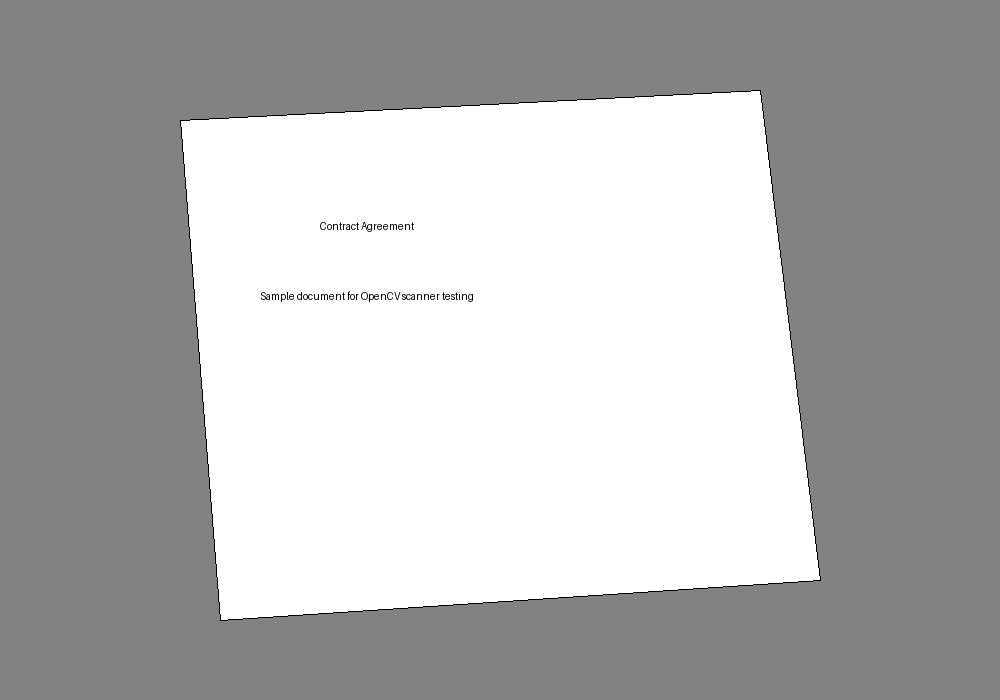
#> input picture 03_Document_Scanner_Enhanced/input_images/contract_01.png, 1000 x 700 px; its folder holds 4 pictures in this run
$ python main.py   (older library calls are emulated)
#> lines starting #> are read from the running program, lines starting #| are printed output that depends on the picture; after the words box and inside, x2 and y2 are one past the last pixel; in counts of white or black regions, pixels touching at a corner belong together
### 03_Document_Scanner_Enhanced/utils/scanner.py

import cv2
from pathlib import Path
from utils.document_analyzer import analyze
from utils.logger import write_report


def scan_documents():
    input_dir=Path('input_images')
    debug_dir=Path('output/debug_images')
    scan_dir=Path('output/scanned_docs')

    debug_dir.mkdir(parents=True,exist_ok=True)
    scan_dir.mkdir(parents=True,exist_ok=True)

    report=[]

    for image_path in input_dir.glob('*.png'):
        img=cv2.imread(str(image_path))
#> img is the input picture: shape (700, 1000, 3); min 0, max 255, mean 181.6
        gray=cv2.cvtColor(img,cv2.COLOR_BGR2GRAY)
        blur=cv2.GaussianBlur(gray,(5,5),0)
        edges=cv2.Canny(blur,75,200)
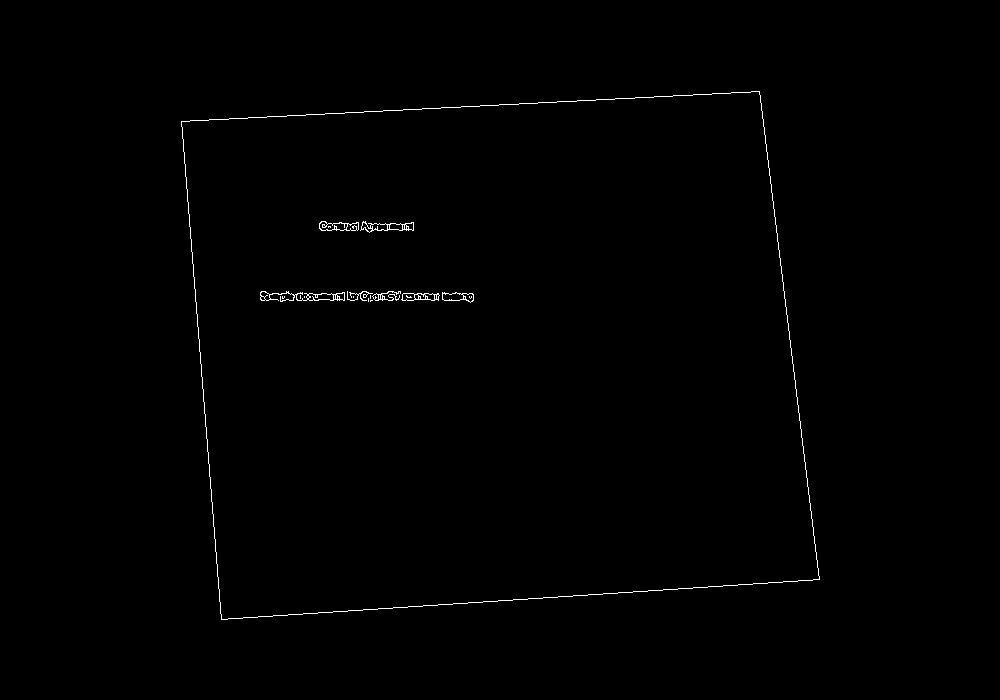
#> edges: shape (700, 1000); 0.46% white in thin lines or dots, all inside (x1, y1, x2, y2) = (181, 91, 820, 620)

        cv2.imwrite(str(debug_dir/f'{image_path.stem}_gray.png'),gray)
        cv2.imwrite(str(debug_dir/f'{image_path.stem}_edges.png'),edges)
        cv2.imwrite(str(scan_dir/f'{image_path.stem}_scan.png'),edges)

        blur_score, brightness, status = analyze(gray)
#> in analyze, `blur=cv2.Laplacian(gray,cv2.CV_64F).var()`: blur = 1222.3
#> in analyze, `brightness=float(np.mean(gray))`: brightness = 181.6
#> blur_score = 1222.3; brightness = 181.6; status = 'GOOD'

        report.append({
            'file':image_path.name,
            'brightness':round(brightness,2),
            'blur_score':round(blur_score,2),
            'status':status
        })

        print(f'Processed {image_path.name}')
#> pass 2 of the loop in scan_documents, `for image_path in input_dir.glob('*.png'):`:
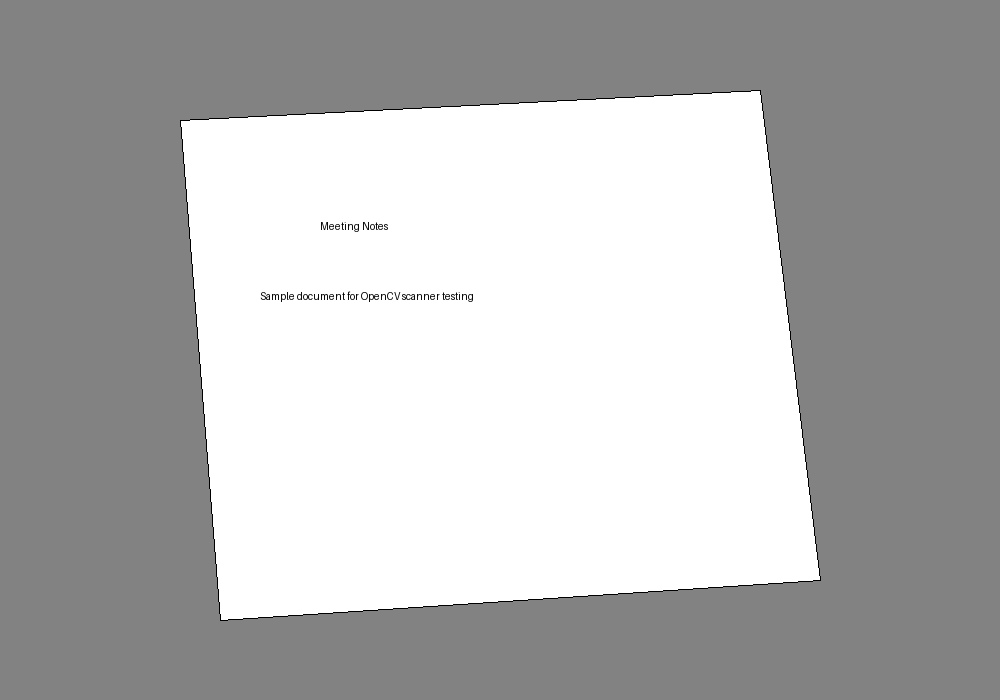
#> input picture 03_Document_Scanner_Enhanced/input_images/document_01.png, 1000 x 700 px
#> in scan_documents, img is the input picture: shape (700, 1000, 3); min 0, max 255, mean 181.6
#> in scan_documents, `edges=cv2.Canny(blur,75,200)`:
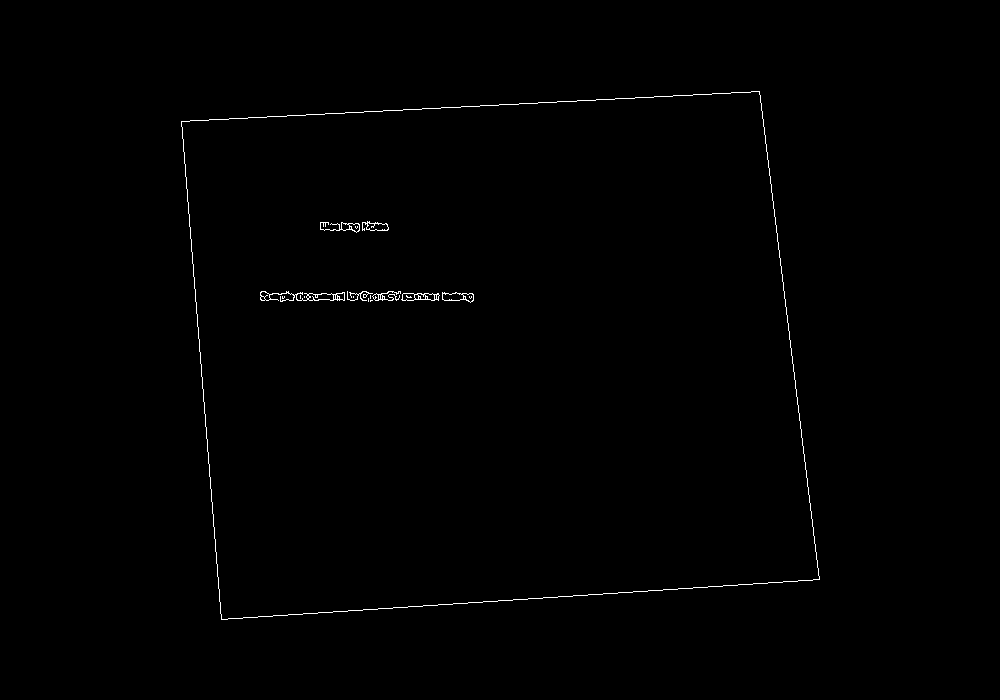
#> edges: shape (700, 1000); 0.44% white in thin lines or dots, all inside (x1, y1, x2, y2) = (181, 91, 820, 620)
#> blur_score = 1203.4
#> pass 3 of the loop in scan_documents, `for image_path in input_dir.glob('*.png'):`:
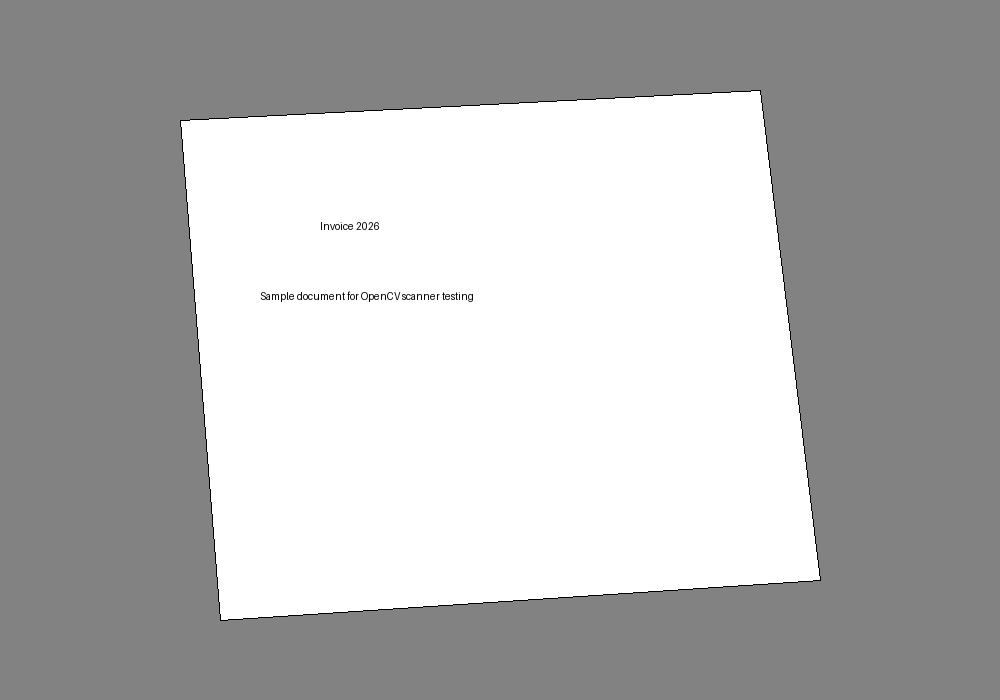
#> input picture 03_Document_Scanner_Enhanced/input_images/document_02.png, 1000 x 700 px
#> in scan_documents, img is the input picture: shape (700, 1000, 3); min 0, max 255, mean 181.6
#> in scan_documents, `edges=cv2.Canny(blur,75,200)`:
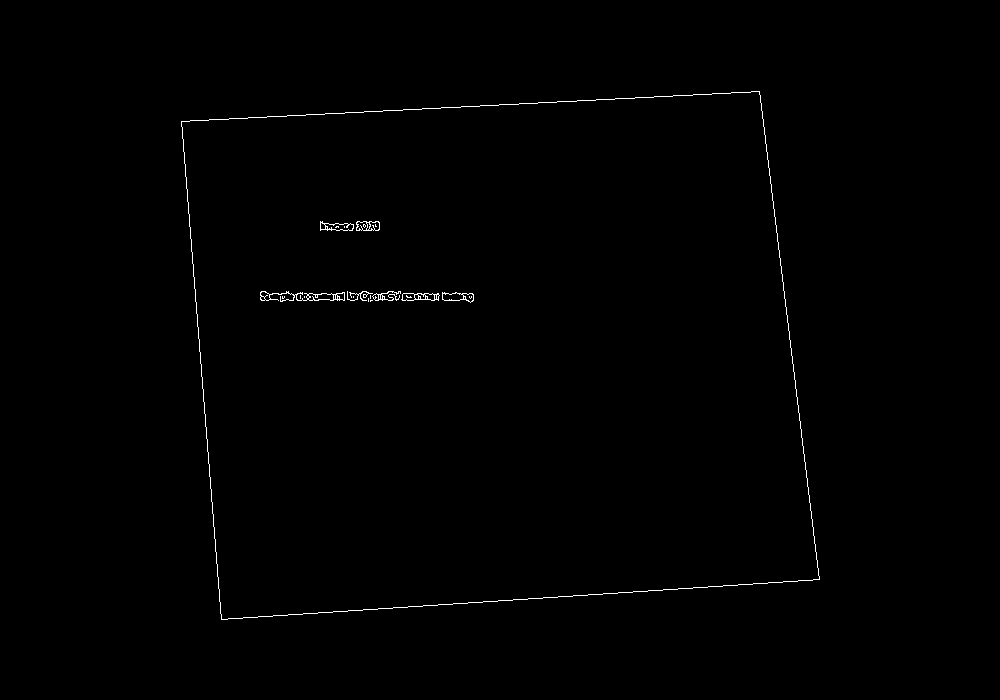
#> edges: shape (700, 1000); 0.44% white in thin lines or dots, all inside (x1, y1, x2, y2) = (181, 91, 820, 620)
#> blur_score = 1180.7
#> the loop made 4 passes; the first 3 are shown

    write_report(report,'output/reports/document_report.csv')
    print(f'FILES PROCESSED: {len(report)}')

### 03_Document_Scanner_Enhanced/utils/document_analyzer.py
import cv2, numpy as np

def analyze(gray):
    blur=cv2.Laplacian(gray,cv2.CV_64F).var()
    brightness=float(np.mean(gray))
    status='GOOD'
    if brightness<70: status='DARK'
    return blur, brightness, status

### 03_Document_Scanner_Enhanced/utils/logger.py
import pandas as pd
from pathlib import Path

def write_report(rows,outfile):
    Path(outfile).parent.mkdir(parents=True,exist_ok=True)
#> (the run stopped early here; a loop or call above may not have finished)
